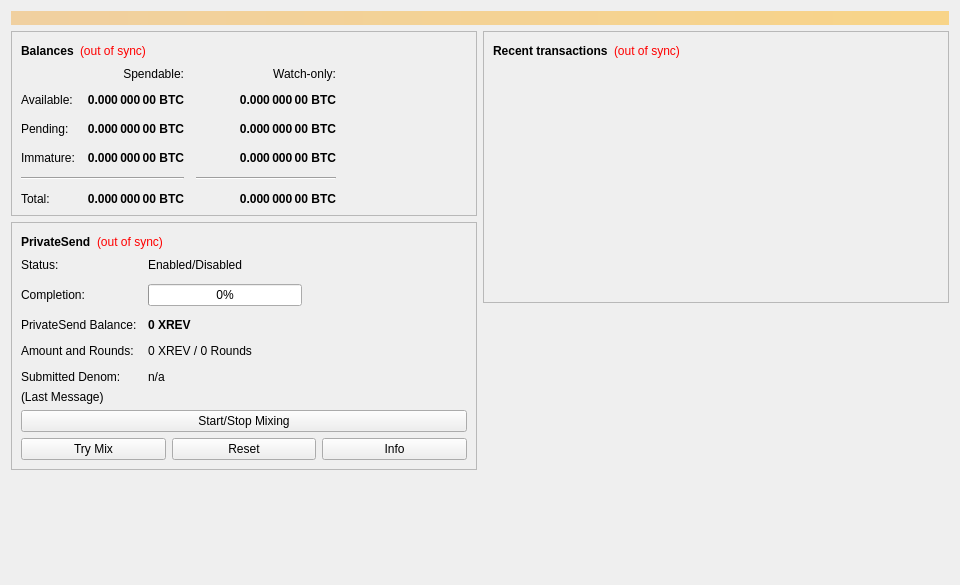
<?xml version="1.0" encoding="UTF-8"?>
<ui version="4.0">
 <class>OverviewPage</class>
 <widget class="QWidget" name="OverviewPage">
  <property name="geometry">
   <rect>
    <x>0</x>
    <y>0</y>
    <width>960</width>
    <height>585</height>
   </rect>
  </property>
  <property name="minimumSize">
   <size>
    <width>960</width>
    <height>0</height>
   </size>
  </property>
  <property name="windowTitle">
   <string>Form</string>
  </property>
  <layout class="QVBoxLayout" name="topLayout">
   <item>
    <widget class="QLabel" name="labelAlerts">
     <property name="visible">
      <bool>false</bool>
     </property>
     <property name="styleSheet">
      <string notr="true">background-color: qlineargradient(x1: 0, y1: 0, x2: 1, y2: 0, stop:0 #F0D0A0, stop:1 #F8D488); color:#000000;</string>
     </property>
     <property name="wordWrap">
      <bool>true</bool>
     </property>
     <property name="margin">
      <number>3</number>
     </property>
    </widget>
   </item>
   <item>
    <layout class="QHBoxLayout" name="horizontalLayout" stretch="1,1">
     <item>
      <layout class="QVBoxLayout" name="verticalLayout_2">
       <item>
        <widget class="QFrame" name="frame">
         <property name="frameShape">
          <enum>QFrame::StyledPanel</enum>
         </property>
         <property name="frameShadow">
          <enum>QFrame::Raised</enum>
         </property>
         <layout class="QVBoxLayout" name="verticalLayout_4">
          <item>
           <layout class="QHBoxLayout" name="horizontalLayout_4">
            <item>
             <widget class="QLabel" name="label_5">
              <property name="font">
               <font>
                <weight>75</weight>
                <bold>true</bold>
               </font>
              </property>
              <property name="text">
               <string>Balances</string>
              </property>
             </widget>
            </item>
            <item>
             <widget class="QLabel" name="labelWalletStatus">
              <property name="toolTip">
               <string>The displayed information may be out of date. Your wallet automatically synchronizes with the Xrev network after a connection is established, but this process has not completed yet.</string>
              </property>
              <property name="styleSheet">
               <string notr="true">QLabel { color: red; }</string>
              </property>
              <property name="text">
               <string notr="true">(out of sync)</string>
              </property>
              <property name="alignment">
               <set>Qt::AlignLeading|Qt::AlignLeft|Qt::AlignVCenter</set>
              </property>
             </widget>
            </item>
            <item>
             <spacer name="horizontalSpacer_3">
              <property name="orientation">
               <enum>Qt::Horizontal</enum>
              </property>
              <property name="sizeHint" stdset="0">
               <size>
                <width>40</width>
                <height>20</height>
               </size>
              </property>
             </spacer>
            </item>
           </layout>
          </item>
          <item>
           <layout class="QGridLayout" name="gridLayout">
            <property name="spacing">
             <number>12</number>
            </property>
            <item row="2" column="2">
             <widget class="QLabel" name="labelWatchPending">
              <property name="font">
               <font>
                <weight>75</weight>
                <bold>true</bold>
               </font>
              </property>
              <property name="cursor">
               <cursorShape>IBeamCursor</cursorShape>
              </property>
              <property name="toolTip">
               <string>Unconfirmed transactions to watch-only addresses</string>
              </property>
              <property name="text">
               <string notr="true">0.000 000 00 BTC</string>
              </property>
              <property name="alignment">
               <set>Qt::AlignRight|Qt::AlignTrailing|Qt::AlignVCenter</set>
              </property>
              <property name="textInteractionFlags">
               <set>Qt::LinksAccessibleByMouse|Qt::TextSelectableByKeyboard|Qt::TextSelectableByMouse</set>
              </property>
             </widget>
            </item>
            <item row="2" column="1">
             <widget class="QLabel" name="labelUnconfirmed">
              <property name="font">
               <font>
                <weight>75</weight>
                <bold>true</bold>
               </font>
              </property>
              <property name="cursor">
               <cursorShape>IBeamCursor</cursorShape>
              </property>
              <property name="toolTip">
               <string>Total of transactions that have yet to be confirmed, and do not yet count toward the spendable balance</string>
              </property>
              <property name="text">
               <string notr="true">0.000 000 00 BTC</string>
              </property>
              <property name="alignment">
               <set>Qt::AlignRight|Qt::AlignTrailing|Qt::AlignVCenter</set>
              </property>
              <property name="textInteractionFlags">
               <set>Qt::LinksAccessibleByMouse|Qt::TextSelectableByKeyboard|Qt::TextSelectableByMouse</set>
              </property>
             </widget>
            </item>
            <item row="3" column="2">
             <widget class="QLabel" name="labelWatchImmature">
              <property name="font">
               <font>
                <weight>75</weight>
                <bold>true</bold>
               </font>
              </property>
              <property name="cursor">
               <cursorShape>IBeamCursor</cursorShape>
              </property>
              <property name="toolTip">
               <string>Mined balance in watch-only addresses that has not yet matured</string>
              </property>
              <property name="text">
               <string notr="true">0.000 000 00 BTC</string>
              </property>
              <property name="alignment">
               <set>Qt::AlignRight|Qt::AlignTrailing|Qt::AlignVCenter</set>
              </property>
              <property name="textInteractionFlags">
               <set>Qt::LinksAccessibleByMouse|Qt::TextSelectableByKeyboard|Qt::TextSelectableByMouse</set>
              </property>
             </widget>
            </item>
            <item row="4" column="0" colspan="2">
             <widget class="Line" name="lineSpendableBalance">
              <property name="orientation">
               <enum>Qt::Horizontal</enum>
              </property>
             </widget>
            </item>
            <item row="4" column="2">
             <widget class="Line" name="lineWatchBalance">
              <property name="sizePolicy">
               <sizepolicy hsizetype="Preferred" vsizetype="Fixed">
                <horstretch>0</horstretch>
                <verstretch>0</verstretch>
               </sizepolicy>
              </property>
              <property name="minimumSize">
               <size>
                <width>140</width>
                <height>0</height>
               </size>
              </property>
              <property name="orientation">
               <enum>Qt::Horizontal</enum>
              </property>
             </widget>
            </item>
            <item row="5" column="0">
             <widget class="QLabel" name="labelTotalText">
              <property name="text">
               <string>Total:</string>
              </property>
             </widget>
            </item>
            <item row="3" column="1">
             <widget class="QLabel" name="labelImmature">
              <property name="font">
               <font>
                <weight>75</weight>
                <bold>true</bold>
               </font>
              </property>
              <property name="cursor">
               <cursorShape>IBeamCursor</cursorShape>
              </property>
              <property name="toolTip">
               <string>Mined balance that has not yet matured</string>
              </property>
              <property name="text">
               <string notr="true">0.000 000 00 BTC</string>
              </property>
              <property name="alignment">
               <set>Qt::AlignRight|Qt::AlignTrailing|Qt::AlignVCenter</set>
              </property>
              <property name="textInteractionFlags">
               <set>Qt::LinksAccessibleByMouse|Qt::TextSelectableByKeyboard|Qt::TextSelectableByMouse</set>
              </property>
             </widget>
            </item>
            <item row="2" column="3">
             <spacer name="horizontalSpacer_2">
              <property name="orientation">
               <enum>Qt::Horizontal</enum>
              </property>
              <property name="sizeHint" stdset="0">
               <size>
                <width>40</width>
                <height>20</height>
               </size>
              </property>
             </spacer>
            </item>
            <item row="3" column="0">
             <widget class="QLabel" name="labelImmatureText">
              <property name="text">
               <string>Immature:</string>
              </property>
             </widget>
            </item>
            <item row="5" column="1">
             <widget class="QLabel" name="labelTotal">
              <property name="font">
               <font>
                <weight>75</weight>
                <bold>true</bold>
               </font>
              </property>
              <property name="cursor">
               <cursorShape>IBeamCursor</cursorShape>
              </property>
              <property name="toolTip">
               <string>Your current total balance</string>
              </property>
              <property name="text">
               <string notr="true">0.000 000 00 BTC</string>
              </property>
              <property name="alignment">
               <set>Qt::AlignRight|Qt::AlignTrailing|Qt::AlignVCenter</set>
              </property>
              <property name="textInteractionFlags">
               <set>Qt::LinksAccessibleByMouse|Qt::TextSelectableByKeyboard|Qt::TextSelectableByMouse</set>
              </property>
             </widget>
            </item>
            <item row="5" column="2">
             <widget class="QLabel" name="labelWatchTotal">
              <property name="font">
               <font>
                <weight>75</weight>
                <bold>true</bold>
               </font>
              </property>
              <property name="cursor">
               <cursorShape>IBeamCursor</cursorShape>
              </property>
              <property name="toolTip">
               <string>Current total balance in watch-only addresses</string>
              </property>
              <property name="text">
               <string notr="true">0.000 000 00 BTC</string>
              </property>
              <property name="alignment">
               <set>Qt::AlignRight|Qt::AlignTrailing|Qt::AlignVCenter</set>
              </property>
              <property name="textInteractionFlags">
               <set>Qt::LinksAccessibleByMouse|Qt::TextSelectableByKeyboard|Qt::TextSelectableByMouse</set>
              </property>
             </widget>
            </item>
            <item row="0" column="2">
             <widget class="QLabel" name="labelWatchonly">
              <property name="text">
               <string>Watch-only:</string>
              </property>
              <property name="alignment">
               <set>Qt::AlignRight|Qt::AlignTrailing|Qt::AlignVCenter</set>
              </property>
             </widget>
            </item>
            <item row="1" column="0">
             <widget class="QLabel" name="labelBalanceText">
              <property name="text">
               <string>Available:</string>
              </property>
             </widget>
            </item>
            <item row="1" column="1">
             <widget class="QLabel" name="labelBalance">
              <property name="font">
               <font>
                <weight>75</weight>
                <bold>true</bold>
               </font>
              </property>
              <property name="cursor">
               <cursorShape>IBeamCursor</cursorShape>
              </property>
              <property name="toolTip">
               <string>Your current spendable balance</string>
              </property>
              <property name="text">
               <string notr="true">0.000 000 00 BTC</string>
              </property>
              <property name="alignment">
               <set>Qt::AlignRight|Qt::AlignTrailing|Qt::AlignVCenter</set>
              </property>
              <property name="textInteractionFlags">
               <set>Qt::LinksAccessibleByMouse|Qt::TextSelectableByKeyboard|Qt::TextSelectableByMouse</set>
              </property>
             </widget>
            </item>
            <item row="1" column="2">
             <widget class="QLabel" name="labelWatchAvailable">
              <property name="font">
               <font>
                <weight>75</weight>
                <bold>true</bold>
               </font>
              </property>
              <property name="cursor">
               <cursorShape>IBeamCursor</cursorShape>
              </property>
              <property name="toolTip">
               <string>Your current balance in watch-only addresses</string>
              </property>
              <property name="text">
               <string notr="true">0.000 000 00 BTC</string>
              </property>
              <property name="alignment">
               <set>Qt::AlignRight|Qt::AlignTrailing|Qt::AlignVCenter</set>
              </property>
              <property name="textInteractionFlags">
               <set>Qt::LinksAccessibleByMouse|Qt::TextSelectableByKeyboard|Qt::TextSelectableByMouse</set>
              </property>
             </widget>
            </item>
            <item row="2" column="0">
             <widget class="QLabel" name="labelPendingText">
              <property name="text">
               <string>Pending:</string>
              </property>
             </widget>
            </item>
            <item row="0" column="1">
             <widget class="QLabel" name="labelSpendable">
              <property name="text">
               <string>Spendable:</string>
              </property>
              <property name="alignment">
               <set>Qt::AlignRight|Qt::AlignTrailing|Qt::AlignVCenter</set>
              </property>
             </widget>
            </item>
           </layout>
          </item>
         </layout>
        </widget>
       </item>
       <item>
        <widget class="QFrame" name="framePrivateSend">
         <property name="layoutDirection">
          <enum>Qt::LeftToRight</enum>
         </property>
         <property name="frameShape">
          <enum>QFrame::StyledPanel</enum>
         </property>
         <property name="frameShadow">
          <enum>QFrame::Raised</enum>
         </property>
         <layout class="QVBoxLayout" name="VerticalLayout_PS1">
          <item>
           <layout class="QHBoxLayout" name="horizontalLayout_5">
            <item>
             <widget class="QLabel" name="labelPrivateSendHeader">
              <property name="font">
               <font>
                <weight>75</weight>
                <bold>true</bold>
               </font>
              </property>
              <property name="text">
               <string>PrivateSend</string>
              </property>
             </widget>
            </item>
            <item>
             <widget class="QLabel" name="labelPrivateSendSyncStatus">
              <property name="toolTip">
               <string>The displayed information may be out of date. Your wallet automatically synchronizes with the Xrev network after a connection is established, but this process has not completed yet.</string>
              </property>
              <property name="styleSheet">
               <string notr="true">QLabel { color: red; }</string>
              </property>
              <property name="text">
               <string notr="true">(out of sync)</string>
              </property>
              <property name="alignment">
               <set>Qt::AlignLeading|Qt::AlignLeft|Qt::AlignVCenter</set>
              </property>
             </widget>
            </item>
            <item>
             <spacer name="horizontalSpacer_4">
              <property name="orientation">
               <enum>Qt::Horizontal</enum>
              </property>
              <property name="sizeHint" stdset="0">
               <size>
                <width>40</width>
                <height>20</height>
               </size>
              </property>
             </spacer>
            </item>
           </layout>
          </item>
          <item>
           <layout class="QFormLayout" name="privateSendFormLayout">
            <property name="fieldGrowthPolicy">
             <enum>QFormLayout::AllNonFixedFieldsGrow</enum>
            </property>
            <property name="horizontalSpacing">
             <number>11</number>
            </property>
            <property name="verticalSpacing">
             <number>12</number>
            </property>
            <item row="0" column="0">
             <widget class="QLabel" name="labelPrivateSendEnabledText">
              <property name="text">
               <string>Status:</string>
              </property>
             </widget>
            </item>
            <item row="0" column="1">
             <widget class="QLabel" name="labelPrivateSendEnabled">
              <property name="text">
               <string>Enabled/Disabled</string>
              </property>
             </widget>
            </item>
            <item row="1" column="0">
             <widget class="QLabel" name="labelCompletitionText">
              <property name="text">
               <string>Completion:</string>
              </property>
             </widget>
            </item>
            <item row="1" column="1">
             <widget class="QProgressBar" name="privateSendProgress">
              <property name="maximumSize">
               <size>
                <width>154</width>
                <height>16777215</height>
               </size>
              </property>
              <property name="value">
               <number>0</number>
              </property>
             </widget>
            </item>
            <item row="2" column="0">
             <widget class="QLabel" name="labelAnonymizedText">
              <property name="text">
               <string>PrivateSend Balance:</string>
              </property>
             </widget>
            </item>
            <item row="2" column="1">
             <widget class="QLabel" name="labelAnonymized">
              <property name="font">
               <font>
                <weight>75</weight>
                <bold>true</bold>
               </font>
              </property>
              <property name="text">
               <string notr="true">0 XREV</string>
              </property>
             </widget>
            </item>
            <item row="3" column="0">
             <widget class="QLabel" name="labelAmountAndRoundsText">
              <property name="text">
               <string>Amount and Rounds:</string>
              </property>
             </widget>
            </item>
            <item row="3" column="1">
             <widget class="QLabel" name="labelAmountRounds">
              <property name="text">
               <string>0 XREV / 0 Rounds</string>
              </property>
             </widget>
            </item>
            <item row="4" column="0">
             <widget class="QLabel" name="labelSubmittedDenomText">
              <property name="text">
               <string>Submitted Denom:</string>
              </property>
             </widget>
            </item>
            <item row="4" column="1">
             <widget class="QLabel" name="labelSubmittedDenom">
              <property name="toolTip">
               <string>The denominations you submitted to the Masternode.&lt;br&gt;To mix, other users must submit the exact same denominations.</string>
              </property>
              <property name="text">
               <string>n/a</string>
              </property>
             </widget>
            </item>
           </layout>
          </item>
          <item>
           <layout class="QVBoxLayout" name="VerticalLayout_PS">
            <item>
             <widget class="QLabel" name="labelPrivateSendLastMessage">
              <property name="text">
               <string>(Last Message)</string>
              </property>
              <property name="alignment">
               <set>Qt::AlignLeading|Qt::AlignLeft|Qt::AlignTop</set>
              </property>
              <property name="wordWrap">
               <bool>true</bool>
              </property>
             </widget>
            </item>
            <item>
             <widget class="QPushButton" name="togglePrivateSend">
              <property name="sizePolicy">
               <sizepolicy hsizetype="MinimumExpanding" vsizetype="Fixed">
                <horstretch>0</horstretch>
                <verstretch>0</verstretch>
               </sizepolicy>
              </property>
              <property name="text">
               <string>Start/Stop Mixing</string>
              </property>
             </widget>
            </item>
            <item>
             <layout class="QHBoxLayout" name="horizontalLayout_debugbuttons">
              <item>
               <widget class="QPushButton" name="privateSendAuto">
                <property name="sizePolicy">
                 <sizepolicy hsizetype="MinimumExpanding" vsizetype="Fixed">
                  <horstretch>0</horstretch>
                  <verstretch>0</verstretch>
                 </sizepolicy>
                </property>
                <property name="toolTip">
                 <string>Try to manually submit a PrivateSend request.</string>
                </property>
                <property name="text">
                 <string>Try Mix</string>
                </property>
               </widget>
              </item>
              <item>
               <widget class="QPushButton" name="privateSendReset">
                <property name="sizePolicy">
                 <sizepolicy hsizetype="MinimumExpanding" vsizetype="Fixed">
                  <horstretch>0</horstretch>
                  <verstretch>0</verstretch>
                 </sizepolicy>
                </property>
                <property name="toolTip">
                 <string>Reset the current status of PrivateSend (can interrupt PrivateSend if it's in the process of Mixing, which can cost you money!)</string>
                </property>
                <property name="autoFillBackground">
                 <bool>false</bool>
                </property>
                <property name="text">
                 <string>Reset</string>
                </property>
               </widget>
              </item>
              <item>
               <widget class="QPushButton" name="privateSendInfo">
                <property name="sizePolicy">
                 <sizepolicy hsizetype="MinimumExpanding" vsizetype="Fixed">
                  <horstretch>0</horstretch>
                  <verstretch>0</verstretch>
                 </sizepolicy>
                </property>
                <property name="toolTip">
                 <string>Information about PrivateSend and Mixing</string>
                </property>
                <property name="text">
                 <string>Info</string>
                </property>
               </widget>
              </item>
             </layout>
            </item>
           </layout>
          </item>
         </layout>
        </widget>
       </item>
       <item>
        <spacer name="verticalSpacer">
         <property name="orientation">
          <enum>Qt::Vertical</enum>
         </property>
         <property name="sizeHint" stdset="0">
          <size>
           <width>20</width>
           <height>40</height>
          </size>
         </property>
        </spacer>
       </item>
      </layout>
     </item>
     <item>
      <layout class="QVBoxLayout" name="verticalLayout_3">
       <item>
        <widget class="QFrame" name="frame_2">
         <property name="frameShape">
          <enum>QFrame::StyledPanel</enum>
         </property>
         <property name="frameShadow">
          <enum>QFrame::Raised</enum>
         </property>
         <layout class="QVBoxLayout" name="verticalLayout">
          <item>
           <layout class="QHBoxLayout" name="horizontalLayout_2">
            <item>
             <widget class="QLabel" name="label_4">
              <property name="font">
               <font>
                <weight>75</weight>
                <bold>true</bold>
               </font>
              </property>
              <property name="text">
               <string>Recent transactions</string>
              </property>
             </widget>
            </item>
            <item>
             <widget class="QLabel" name="labelTransactionsStatus">
              <property name="toolTip">
               <string>The displayed information may be out of date. Your wallet automatically synchronizes with the Xrev network after a connection is established, but this process has not completed yet.</string>
              </property>
              <property name="styleSheet">
               <string notr="true">QLabel { color: red; }</string>
              </property>
              <property name="text">
               <string notr="true">(out of sync)</string>
              </property>
              <property name="alignment">
               <set>Qt::AlignLeading|Qt::AlignLeft|Qt::AlignVCenter</set>
              </property>
             </widget>
            </item>
            <item>
             <spacer name="horizontalSpacer">
              <property name="orientation">
               <enum>Qt::Horizontal</enum>
              </property>
              <property name="sizeHint" stdset="0">
               <size>
                <width>40</width>
                <height>20</height>
               </size>
              </property>
             </spacer>
            </item>
           </layout>
          </item>
          <item>
           <widget class="QListView" name="listTransactions">
            <property name="styleSheet">
             <string notr="true">QListView { background: transparent; }</string>
            </property>
            <property name="frameShape">
             <enum>QFrame::NoFrame</enum>
            </property>
            <property name="verticalScrollBarPolicy">
             <enum>Qt::ScrollBarAlwaysOff</enum>
            </property>
            <property name="horizontalScrollBarPolicy">
             <enum>Qt::ScrollBarAlwaysOff</enum>
            </property>
            <property name="selectionMode">
             <enum>QAbstractItemView::NoSelection</enum>
            </property>
           </widget>
          </item>
         </layout>
        </widget>
       </item>
       <item>
        <spacer name="verticalSpacer_2">
         <property name="orientation">
          <enum>Qt::Vertical</enum>
         </property>
         <property name="sizeHint" stdset="0">
          <size>
           <width>20</width>
           <height>40</height>
          </size>
         </property>
        </spacer>
       </item>
      </layout>
     </item>
    </layout>
   </item>
  </layout>
 </widget>
 <resources/>
 <connections/>
</ui>
